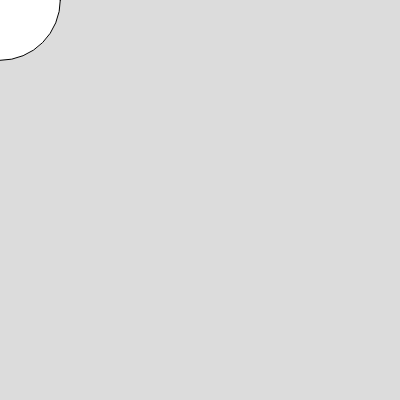
Frame 1 (no input)
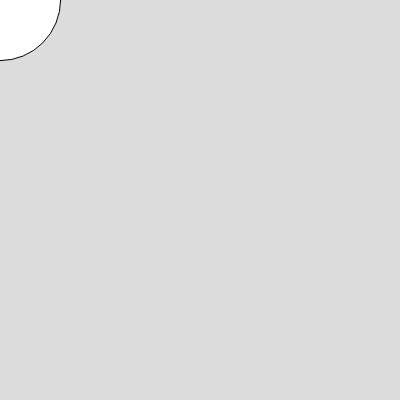
Frame 60 (no input)
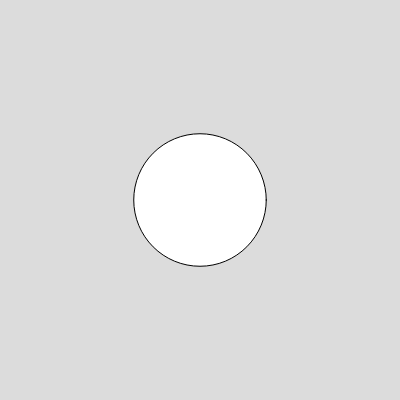
Frame 120 (the mouse pressed at the canvas centre since frame 60)

The p5.js sketch that drew these frames (run headless with seeded random() and noise() and a simulated clock; from frame 60 on, the mouse is pressed at the canvas centre):

// p5.js sketch
// ── sketch.js
let x;
let y;

function setup() {
  createCanvas(400, 400);
  x = random(400);
  y = int(x);
  x = random(400);
  y = int(y);
}

function draw() {
  background(220);
  x = x + random(-5, 5);
  y = y + random(-5, 5);
  x = constrain(x,0,400);
  y = constrain(x,0,400)
  let distancia;
  distancia = dist(mouseX, mouseY, x, y);
  circle(mouseX, mouseY, distancia);
  //circle(x, y, 10);

  if (distancia < 10) {
    text("Encontrei!", 200, 200);
    noLoop();
  }
}
